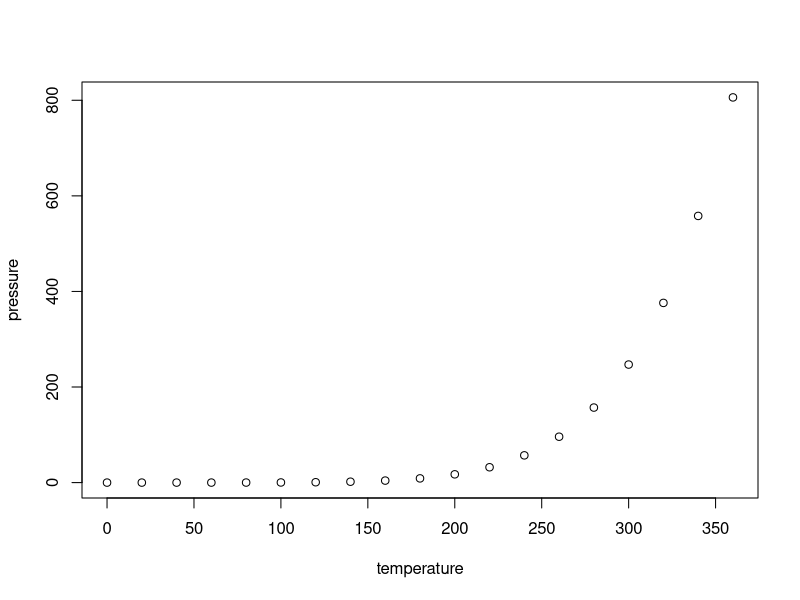
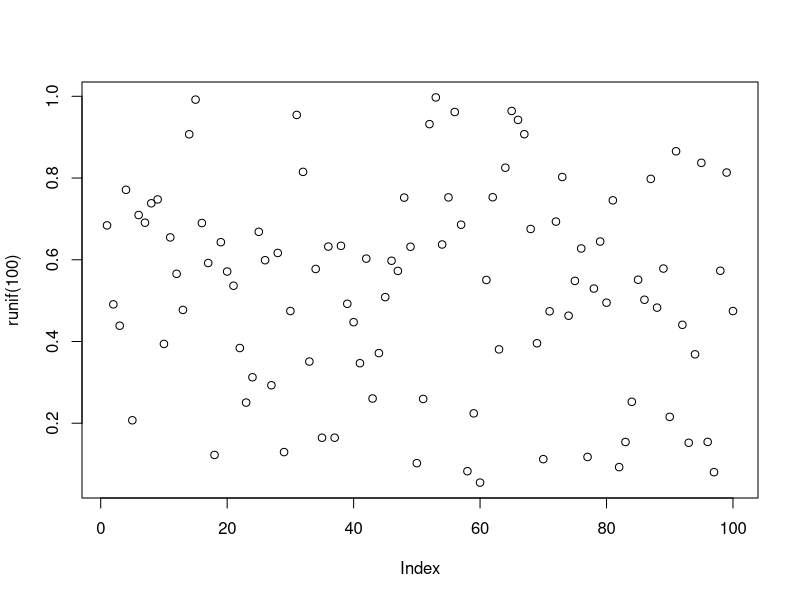

The R source for these figures, in order:
## ---- chunk 1
knitr::opts_chunk$set(echo = TRUE)
## ---- chunk 2
summary(cars)
## ---- chunk 3
plot(pressure)
plot(runif(100))
